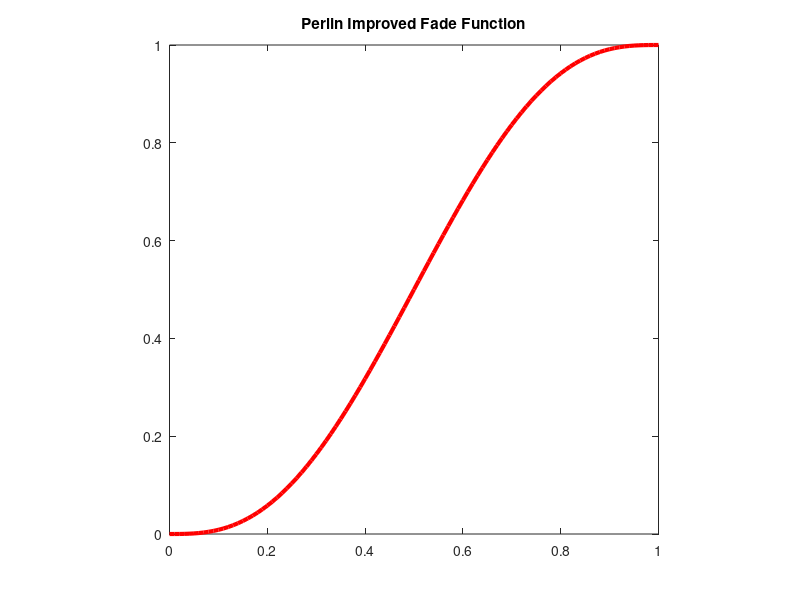
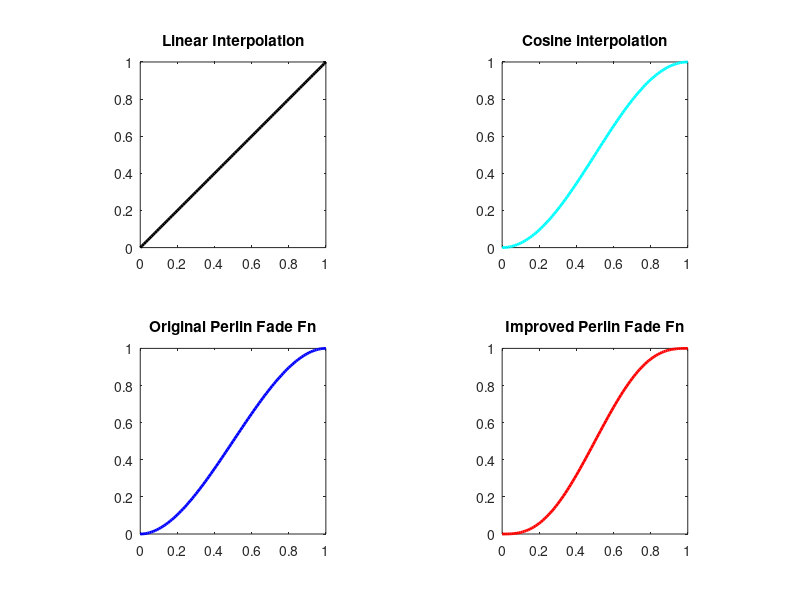
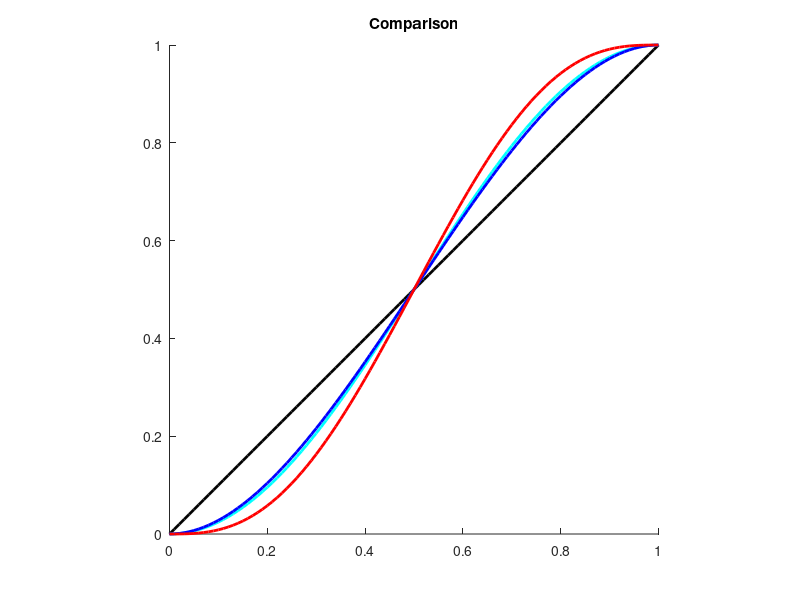

Reproduce these figures in MATLAB, in order.
x = 0:0.01:1;

y_linearIntepr = x;

y_cosineInterp = (1 - cos(x.*pi)) * 0.5;
% 3x2-2x3 (0<x<1)
y_perlinFadeOriginal = (3 * x.^2) -  (2 * x.^3);
% 6t5-15t4+10t3
y_perlinFadeImproved = (6 * x.^5) -  (15 * x.^4) +  (10 * x.^3);


figure;
plot(x, y_perlinFadeImproved, 'r', 'linewidth', 3); title('Perlin Improved Fade Function'); axis square;


figure;
subplot(2,2,1); plot(x, y_linearIntepr, 'k', 'linewidth', 2); title('Linear Interpolation'); axis square;
subplot(2,2,2); plot(x, y_cosineInterp, 'c', 'linewidth', 2); title('Cosine interpolation'); axis square;
subplot(2,2,3); plot(x, y_perlinFadeOriginal, 'b', 'linewidth', 2); title('Original Perlin Fade Fn'); axis square;
subplot(2,2,4); plot(x, y_perlinFadeImproved, 'r', 'linewidth', 2); title('Improved Perlin Fade Fn'); axis square;


figure; hold on;
plot(x, y_linearIntepr, 'k', 'linewidth', 2);
plot(x, y_cosineInterp, 'c', 'linewidth', 2);
plot(x, y_perlinFadeOriginal, 'b', 'linewidth', 2);
plot(x, y_perlinFadeImproved, 'r', 'linewidth', 2);
title('Comparison'); axis square;

hold off;




